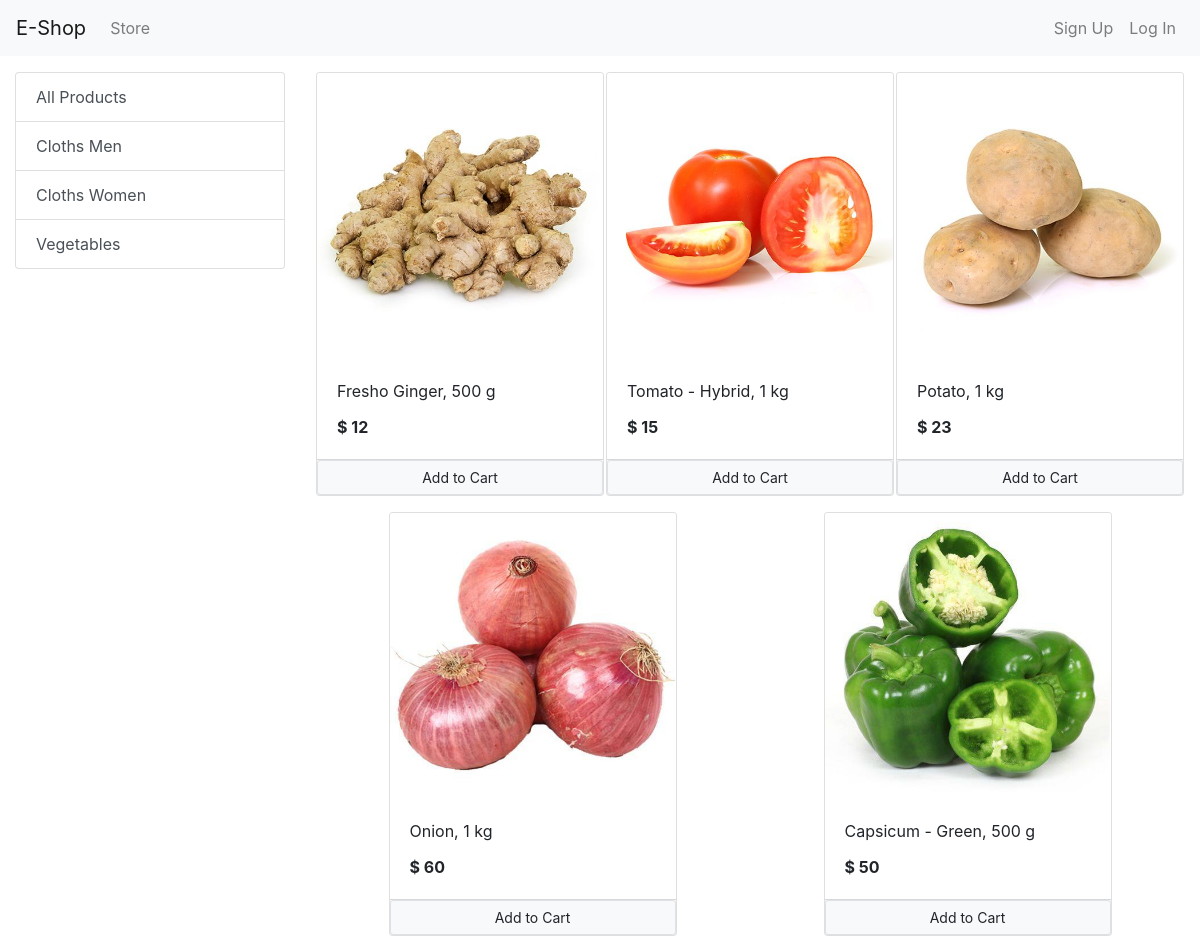
Screenshot of /?category=3 with the database file from the repository.
### store/models/category.py (models this page shows, shortened)
class Category(models.Model):
    name = models.CharField(max_length=20)
    @staticmethod
    def get_all_categories():
        return Category.objects.all()

### store/models/product.py (models this page shows, shortened)
class Product(models.Model):
    name = models.CharField(max_length=50)
    price = models.IntegerField(default=0)
    category = models.ForeignKey(Category, on_delete=models.CASCADE, default=1)
    description = models.CharField(max_length=200, default='', null=True, blank=True)
    image = models.ImageField(upload_to='uploads/products/')
    @staticmethod
    def get_all_products_by_categoryid(category_id):
        if category_id:
            return Product.objects.filter(category=category_id)
        else:
            return Product.get_all_products()

### store/views/home.py (the view, shortened to what this page needs)
# urls.py: path('', Index.as_view(), name="homepage"),
class Index(View):
    def get(self, request):
        cart = request.session.get('cart')
        if not cart:
            request.session['cart'] = {}
        products = None
        categories = Category.get_all_categories()
        categoryID = request.GET.get('category')
        if categoryID:
            products = Product.get_all_products_by_categoryid(categoryID)
        else:
            products = Product.get_all_products()
        data = {}
        data['products'] = products
        data['categories'] = categories
        return render(request, 'index.html', data)

### store/templatetags/cart.py (called while the page is built)
@register.filter(name='is_in_cart')
def is_in_cart(product, cart):
    keys = cart.keys()
    for id in keys:
        if int(id) == product.id:
            return True
    return False

### store/templates/index.html (shortened to what this page needs)
{% extends 'base.html' %}
{% block content %}
{% load cart %}
    <div class="container-fluid mt-3">
        <div class="row">
            <div class="col-lg-3 mx-auto">
                <ul class="list-group">
                <a href="/" class="list-group-item list-group-item-action "> All Products </a>
                    {% for category in categories %}
                    <a href="/?category={{ category.id }}" class="list-group-item list-group-item-action ">{{ category.name }}</a>
                    {% endfor %}
                </ul>
            </div>
            <div id="products" class="col-lg-9 mx-auto">
                <div class="row mx-auto">
                {% for product in products %}
                 <div class="card mx-auto mb-3" id="{{ product.id }}" style="width: 18rem; ">
                 <img src="{{ product.image.url }}" class="card-img-top" alt="...">
                <div class="card-body">
                <p class="card-title">{{ product.name }}</p>
                <p class="card-text"><b> $ {{ product.price}} </b></p>
                </div>
                 <div class=" card-footer p-0  ">
                     {% if product|is_in_cart:request.session.cart %}
                     <div class="row no-gutters ">
                      <form action="/#{{ product.id }}" method="post" class="col-2 ">
                             {% csrf_token %}
                             <input hidden type="text" name="product" value="{{ product.id }}">
                             <input hidden type="text" name="remove" value="True">
                             <input type="submit" value=" - " class="btn btn-block btn-secondary">
                         </form>
                     <div class="text-center col">{{ product|cart_quantity:request.session.cart  }} in cart</div>
                         <form action="/#{{ product.id }}" method="post" class="col-2 ">
                             {% csrf_token %}
                             <input hidden type="text" name="product" value="{{ product.id }}">
                             <input type="submit" value=" + " class="btn btn-block btn-secondary">
                         </form>
                      </div>
                     {% else %}
                       <form action="/#{{ product.id }}" method="POST" class="btn-block">
                         <input href="#" type="submit" class="btn btn-light btn-sm border form-control" value = "Add to Cart">
                      </form>
                     {% endif%}
                 </div>
                </div>
            {% endfor %}
             </div>
            </div>
        </div>
    </div>
{% endblock %}

### rows the page displays
Category: name "Cloths Men"
Category: name "Cloths Women"
Category: name "Vegetables"
Product: image (picture), name "Fresho Ginger, 500 g", price "12"
Product: image (picture), name "Tomato - Hybrid, 1 kg", price "15"
Product: image (picture), name "Potato, 1 kg", price "23"
Product: {{ product.id }} 18 (drawn), image (picture), name "Onion, 1 kg", price "60"
Product: image (picture), name "Capsicum - Green, 500 g", price "50"
